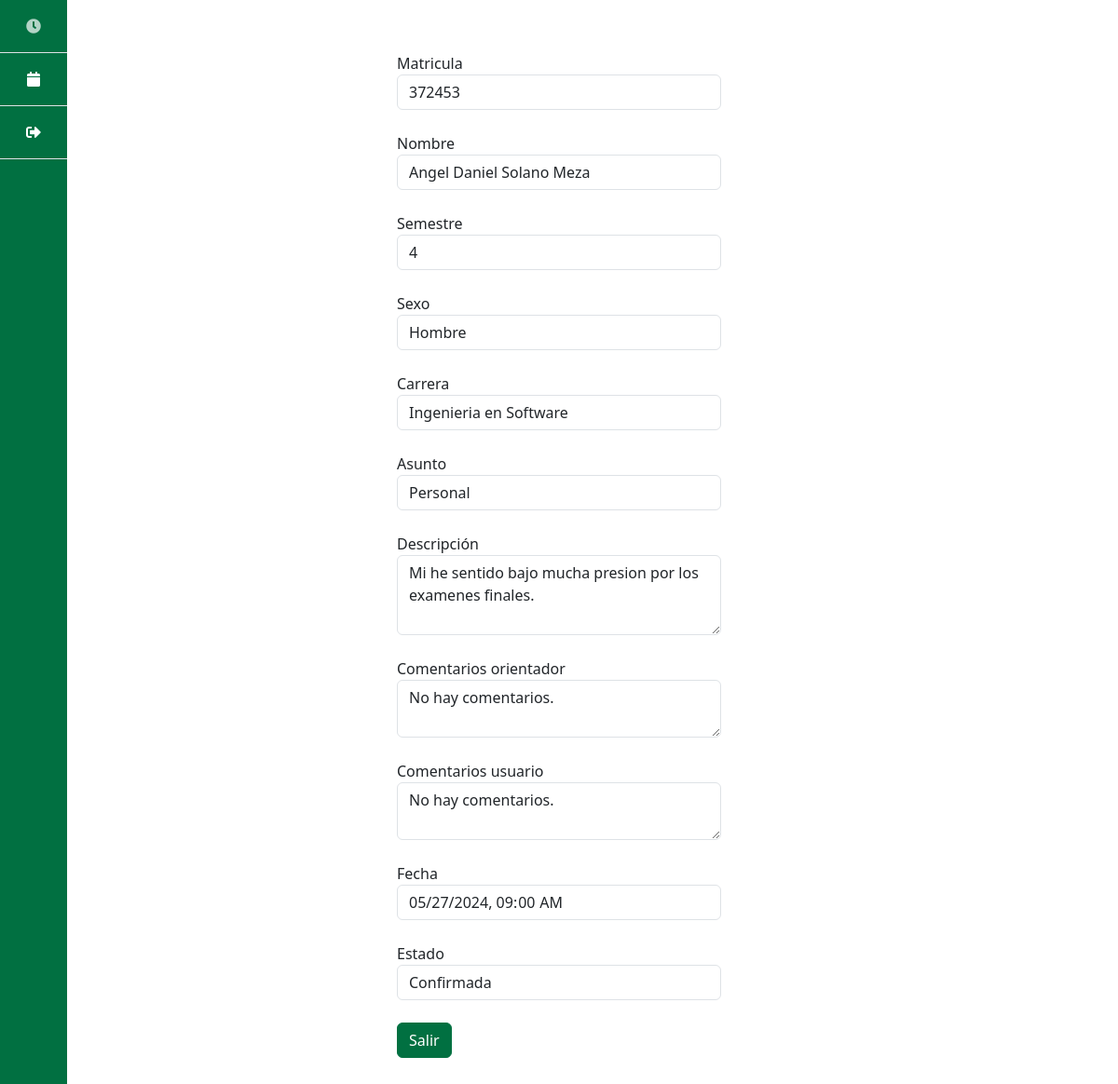
The app's page /citas/54 (signed in) with its own data.
### paginas/models.py (models this page shows, shortened)
class Cita(models.Model):
    PENDIENTE = 'Pendiente'
    CONFIRMADA = 'Confirmada'
    DECLINADA = 'Declinada'
    ESTADOS_CITA = [
        (PENDIENTE, 'Pendiente'),
        (CONFIRMADA, 'Confirmada'),
        (DECLINADA, 'Declinada'),
    ]
    HOMBRE = 'Hombre'
    MUJER = 'Mujer'
    PREFIERO_NO_DECIRLO = 'Prefiero no decirlo'
    GENERO = [
        (HOMBRE, 'Hombre'),
        (MUJER, 'Mujer'),
        (PREFIERO_NO_DECIRLO, 'Prefiero no decirlo'),
    ]
    INGENIERIA_CIVIL = 'Ingenieria Civil'
    INGENIERIA_ELECTRONICA = 'Ingenieria en Electronica'
    INGENIERIA_COMPUTACION = 'Ingenieria en Computacion'
    INGENIERIA_INDUSTRIAL = 'Ingenieria Industrial'
    INGENIERIA_NANOTECNOLOGIA = 'Ingenieria en Nanatecnologia'
    INGENIERIA_SOFTWARE = 'Ingenieria en Software'
    BIOINGENIERIA = 'Bioingenieria'
    ARQUITECTURA = 'Arquitectura'
    CARRERAS = [
        (INGENIERIA_CIVIL,  'Ingenieria Civil'),
        (INGENIERIA_ELECTRONICA,  'Ingenieria en Electronica'),
        (INGENIERIA_COMPUTACION,  'Ingenieria en Computacion'),
        (INGENIERIA_INDUSTRIAL,  'Ingenieria Industrial'),
        (INGENIERIA_NANOTECNOLOGIA,  'Ingenieria en Nanotecnologia'),
        (INGENIERIA_SOFTWARE,  'Ingenieria en Software y Tecnologias Emergentes'),
        (BIOINGENIERIA,  'Bioingenieria'),
        (ARQUITECTURA,  'Arquitectura'),
    ]
    ACADEMICA = 'Academica'
    PERSONAL = 'Personal'
    VOCACIONAL = 'Vocacional'
    BAJA = 'Baja'
    PSICOLOGICA = 'Psicologica'
    ASUNTOS = [
        (ACADEMICA, 'Academica'),
        (PERSONAL, 'Personal'),
        (VOCACIONAL, 'Vocacional'),
        (BAJA, 'Baja'),
        (PSICOLOGICA, 'Psicologica'),
    ]
    PRIMERO = '1'
    SEGUNDO = '2'
    TERCERO = '3'
    CUARTO = '4'
    QUINTO = '5'
    SEXTO = '6'
    SEPTIMO = '7'
    OCTAVO = '8'
    NOVENO = '9'
    SEMESTRES = [
        (PRIMERO, '1'),
        (SEGUNDO, '2'),
        (TERCERO, '3'),
        (CUARTO, '4'),
        (QUINTO, '5'),
        (SEXTO, '6'),
        (SEPTIMO, '7'),
        (OCTAVO, '8'),
        (NOVENO, '9'),
    ]
    matricula = models.CharField(max_length=8)
    apellido_paterno = models.CharField(max_length=20)
    apellido_materno = models.CharField(max_length=20)
    nombre = models.CharField(max_length=40)
    descripcion = models.TextField(max_length=200)
    fecha = models.DateTimeField()
    semestre = models.CharField(
        max_length=2,
        choices=SEMESTRES,
        default=PRIMERO
    )
    comentarios_orientador = models.TextField(
        max_length=200,
        default="No hay comentarios."
    )
    comentarios_usuario = models.TextField(
        max_length=200,
        default="No hay comentarios."
    )
    sexo = models.CharField(
        max_length=20,
        choices=GENERO,
        default=PREFIERO_NO_DECIRLO,
    )
    estado = models.CharField(
        max_length=11,
        choices=ESTADOS_CITA,
        default=PENDIENTE,
    )
    carrera = models.CharField(
        max_length=50,
        choices=CARRERAS,
        default=INGENIERIA_SOFTWARE
    )
    asunto = models.CharField(
        max_length=50,
        choices=ASUNTOS,
        default=ACADEMICA
    )
    solicitada = models.DateTimeField(auto_now_add=True)
    user = models.ForeignKey(User, on_delete=models.CASCADE)

### paginas/views.py (the view, shortened to what this page needs)
# urls.py: path('citas/<int:id_cita>', views.detalle_cita, name = 'detalle_cita'),
def detalle_cita(request, id_cita):
    if request.user.is_staff:
        if request.method == "GET":
            cita = get_object_or_404(Cita, pk=id_cita)
            form = FormularioCita(instance=cita, user = request.user)
            return render(request, 'detalle_cita.html', {'cita': cita, 'form': form})
        else:
            try:
                cita = get_object_or_404(Cita, pk=id_cita)
                form = FormularioCita(request.POST, instance=cita, user = request.user)
                action = request.POST.get('action')
                if action == 'save':
                    form.save()
                    if cita.estado == 'Confirmada':
                        horario = Horario.objects.filter(inicio__lte=cita.fecha).last()
                        if horario is not None:
                            print("debug " + str(horario))
                            horario.estado = 'cita_agendada'
                            horario.save()
                cita.save()
                return redirect('citas')
            except ValueError:
                return render(request, 'detalle_cita.html', {
                    'cita': cita,
                    'form': form,
                    'error': 'Por favor, verifica los datos ingresados'
                })
    else:
        if request.method == "GET":
            cita = get_object_or_404(Cita, pk=id_cita, user=request.user)
            form = FormularioCita(instance=cita, user = request.user)
            return render(request, 'detalle_cita.html', {'cita': cita, 'form': form})

### paginas/templates/detalle_cita.html (shortened to what this page needs)
{% extends 'base.html' %}
{% block content %}
{% load widget_tweaks %}
<div class="container pt-3 pb-5">
  <div class="row justify-content-center">
    <div class="col-md-4">
        <form method="POST" class="mb-4 gap-2">
          <div class="form-group mb-4">
            <label>Matricula</label>
            <input type="text" class="form-control" value="{{ form.matricula.value }}" readonly>
          </div>
          <div class="form-group mb-4">
            <label>Nombre</label>
            <input type="text" class="form-control" value="{{ form.nombre.value }} {{ form.apellido_paterno.value }} {{ form.apellido_materno.value }}" readonly>
          </div>
          <div class="form-group mb-4">
            <label>Semestre</label>
            <input type="text" class="form-control" value="{{ form.semestre.value }}" readonly>
          </div>
          <div class="form-group mb-4">
            <label>Sexo</label>
            <input type="text" class="form-control" value="{{ form.sexo.value }}" readonly>
          </div>
          <div class="form-group mb-4">
            <label>Carrera</label>
            <input type="text" class="form-control" value="{{ form.carrera.value }}" readonly>
          </div>
          <div class="form-group mb-4">
            <label>Asunto</label>
            <input type="text" class="form-control" value="{{ form.asunto.value }}" readonly>
          </div>
          <div class="form-group mb-4">
            <label>Descripción</label>
            <textarea class="form-control" rows="3" readonly>{{ form.descripcion.value }}</textarea>
          </div>
          {% if form.estado.value == 'Declinada' or form.estado.value == 'Confirmada' %}
            <div class="form-group mb-4">
              <label>Comentarios orientador</label>
              <textarea class="form-control" readonly>{{ form.comentarios_orientador.value }}</textarea>
            </div>
            <div class="form-group mb-4">
              <label>Comentarios usuario</label>
              <textarea class="form-control" readonly>{{ form.comentarios_usuario.value }}</textarea>
            </div>
            <div class="form-group mb-4">
              <label>Fecha</label>
              <input type="datetime-local" class="form-control" value="{{ form.fecha.value|date:'Y-m-d H:i:s' }}" readonly>
            </div>
            <div class="form-group mb-4">
              <label>Estado</label>
              <input type="text" class="form-control" value="{{ form.estado.value }}" readonly>
            </div>
            <button type="submit" name="action" value="salir" class="btn btn-primary">Salir</button>
          {% endif %}
        </form>
    </div>
  </div>
</div>
{% endblock %}

### paginas/static/css/styles.css (style rules this page uses)
:root { --bs-primary: #017041; --bs-secondary: #f1a730; }
body .btn-primary { background-color: var(--bs-primary) !important; border-color: var(--bs-primary) !important; }

### records on screen
Cita: matricula.value "372453", nombre.value "Angel Daniel Solano Meza", sexo.value "Hombre", carrera.value "Ingenieria en Software", asunto.value "Personal", descripcion.value "Mi he sentido bajo mucha presion por los examenes finales.", comentarios_orientador.value "No hay comentarios.", comentarios_usuario.value "No hay comentarios.", fecha.value "05/27/2024 09:00", estado.value "Confirmada"
